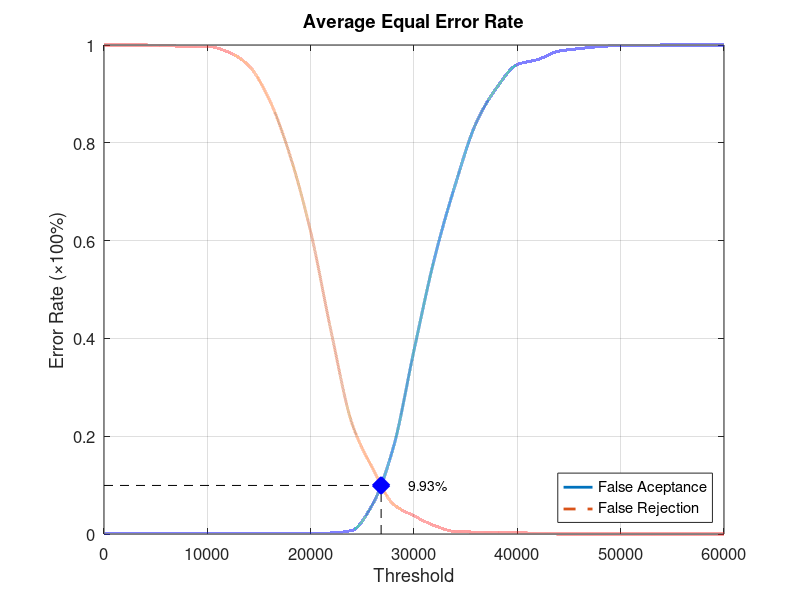
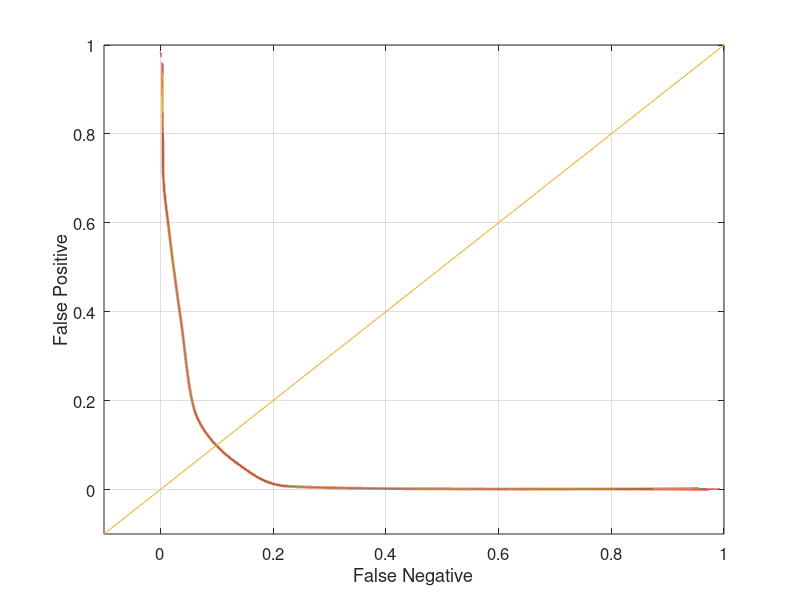

Source code (MATLAB) for these figures, in order:
function yEER = Database4Average
close all;
clear;
clc;
x = 0:2000:60000;
xq = 0:0.5:60000;

y0 = [0 0.00105263 0.00105263 0.00105263 0.00105263 0.00105263 0.00105263 0.00105263 0.00105263 0.00105263 0.00105263 0.00210526 0.00736842 0.0610526 0.176842 0.375789 0.565263 0.714737 0.84 0.912632 0.96 0.970526 0.987368 0.992632 0.996842 0.998947 0.998947 1 1 1 1];
yy0 = interp1(x, y0, xq, 'pchip');
y1 = [1 1 1 0.999 0.997 0.997 0.986 0.958 0.888 0.774 0.618 0.412 0.226 0.134 0.061 0.037 0.017 0.005 0.004 0.004 0.003 0.001 0 0 0 0 0 0 0 0 0];
yy1 = interp1(x, y1, xq, 'pchip');

% Calculating EER: 
y2 = abs(y0 - y1);
find(y2 == min(y2))
yy2 = abs(yy0 - yy1);
xEER = find(yy2 == min(yy2));
xEERIndex = xq(xEER) % X-axis EER
yEER = yy0(xEER) % Y-axis EER

main = figure
plot(xq, yy0,'-','LineWidth', 2);	hold on
plot(xq, yy1,'--','LineWidth', 2);	hold on
plot([xEERIndex xEERIndex], [0 yEER], 'k--');	hold on
plot([0 xEERIndex], [yEER yEER], 'k--');	hold on
plot(xEERIndex, yEER, 'bx', 'LineWidth', 10);	hold on
text(xEERIndex + 10 * xEERIndex / 100, yEER, [num2str(round((10000 * yEER)) / 100) '%'])
legend('False Aceptance', 'False Rejection', 'Location', 'SouthEast')
xlabel('Threshold')
ylabel('Error Rate (\times100%)')
title('Average Equal Error Rate')
set(gca, 'FontSize', 12)
axis([0 60000 0 1])
grid on

print(main, 'Database4AverageMain', '-dpng');
FNRxFPR = figure('Color', [1 1 1]);
plot(yy1, yy0, '-', yy1, yy0, 'LineWidth', 2);
hold on
y = -0.1:0.1:1
plot(y, y); 
set(gca, 'FontSize', 12)
xlabel('False Negative')
ylabel('False Positive')
axis([-0.1 1 -0.1 1])
set(gca, 'FontSize', 12)
grid on

print(FNRxFPR, 'Database4AverageFNRxFPR','-dpng');
end
